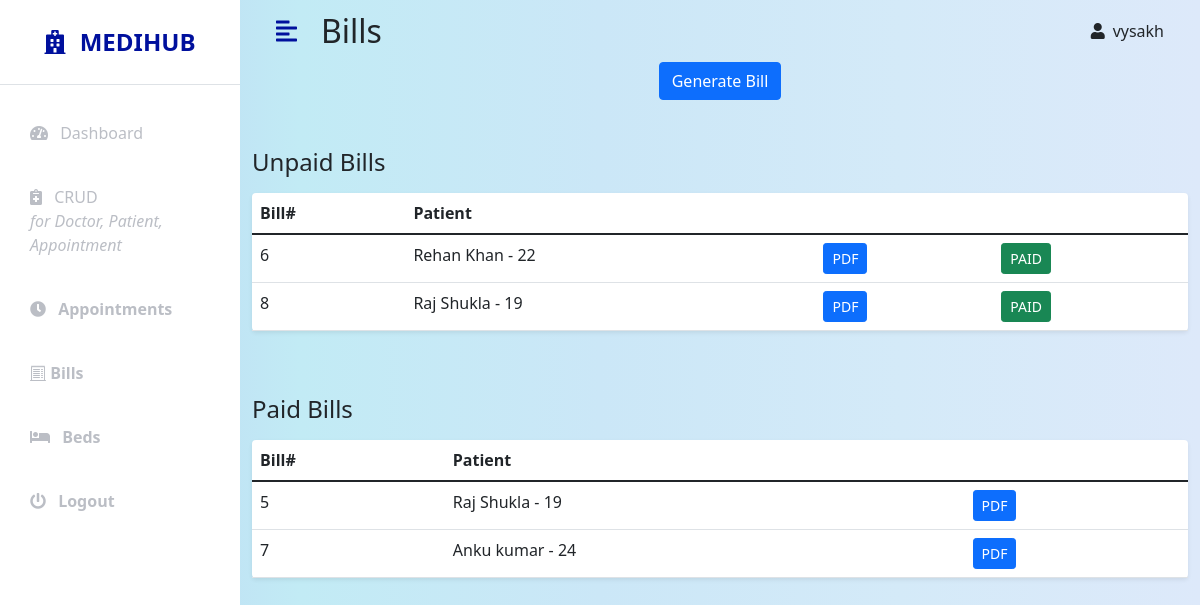
The app's page /adminapp/bills/ (signed in) with its own data.
### hospital/models.py (models this page shows, shortened)
class Bill(models.Model):
    patient = models.ForeignKey(Patient, on_delete=models.SET_NULL, null=True, blank=True)
    total = models.IntegerField(default=0)
    paid = models.BooleanField(default=False)
    date = models.DateField(auto_now_add=True)

class Patient(models.Model):
    GENDER_CHOICES = [
        ('M', 'Male'),
        ('F', 'Female'),
        ('X', 'Other'),
    ]
    user = models.OneToOneField(User, on_delete=models.CASCADE, null=True, blank=True)
    first_name = models.CharField(max_length=50, null=True, blank=True)
    last_name = models.CharField(max_length=50, null=True, blank=True)
    gender = models.CharField(max_length=1, choices=GENDER_CHOICES, null=True, blank=True)
    dob = models.DateField(null=True, blank=True)
    phone = models.CharField(max_length=10, null=True, blank=True)
    address = models.TextField(max_length=400, null=True, blank=True)
    email = models.CharField(max_length=100, null=True, blank=True)
    admitted = models.BooleanField(default=False)
    def __str__(self):
        return f'{self.first_name} {self.last_name} - {self.id}'

### adminapp/views.py (the view)
# urls.py: path('bills/', views.billListView, name='admin-bills'),
@login_required(login_url='admin-login')
@user_passes_test(is_admin, login_url='admin-login')
def billListView(request):
    unpaid_bills = Bill.objects.filter(paid=False)
    paid_bills = Bill.objects.filter(paid=True)
    context = {
        'unpaid_bills': unpaid_bills,
        'paid_bills': paid_bills,
    }
    return render(request, 'adminapp/bill_list.html', context)

### adminapp/views.py (called while the page is built)
def is_admin(user):
    return user.groups.filter(name = 'Administrators').exists()

### adminapp/templates/adminapp/bill_list.html
{% extends 'adminapp/base.html' %}
{% block content %}
<div class="container-fluid" id="page-content-wrapper">
    <nav class="navbar navbar-expand-lg navbar-light bg-transparent py-1 px-4">
        <div class="d-flex align-items-center justify-content-end">
            <i class="fas fa-align-left primary-text fs-4 me-3" id="menu-toggle"></i>
            <h2 class="fs-2 m-2">Bills</h2>
        </div>
        <div class="collapse navbar-collapse" id="navbarSupportedContent">
            <ul class="navbar-nav ms-auto mb-2 mb-lg-0">
                <li class="nav-item dropdown">
                        <i class="fas fa-user me-2"></i>{{user.username}}
                </li>
            </ul>
        </div>
    </nav>
    <h3 class="fs-4 mb-3 text-center"><a class="btn btn-primary"style="text-decoration:none !important"href="{% url 'generate-bill' %}">Generate Bill</a></h3>
    <div class="row my-5">
        <h3 class="fs-4 mb-3">Unpaid Bills</h3>
        <div class="col">
            <table class="table bg-white rounded shadow-sm  table-hover">
                <thead>
                    <tr>
                        <th scope="col">Bill# </th>
                        <th scope="col">Patient</th>
                        <th scope="col"></th>
                        <th scope="col"></th>
                    </tr>
                </thead>
                <tbody>
                    {% for bill in unpaid_bills %}
                    <tr>
                        <td>{{bill.id}}</td>
                        <td>{{bill.patient}}</td>
                        <td><a class="btn btn-primary btn-sm" href="{% url 'admin-bill' bill.id %}" target="_blank">PDF</a></td>
                        <td><a class="btn btn-success btn-sm"href="{% url 'bill-set-paid' bill.id %}">PAID</a></td>
                    </tr>
                    {% endfor %}
                </tbody>
            </table>
        </div>
    </div>
    <div class="row my-5">
        <h3 class="fs-4 mb-3">Paid Bills</h3>
        <div class="col">
            <table class="table bg-white rounded shadow-sm  table-hover">
                <thead>
                    <tr>
                        <th scope="col">Bill# </th>
                        <th scope="col">Patient</th>
                        <th scope="col"></th>
                    </tr>
                </thead>
                <tbody>
                    {% for bill in paid_bills %}
                    <tr>
                        <td>{{bill.id}}</td>
                        <td>{{bill.patient}}</td>
                        <td><a class="btn btn-primary btn-sm" href="{% url 'admin-bill' bill.id %}" target="_blank">PDF</a></td>
                    </tr>
                    {% endfor %}
                </tbody>
            </table>
        </div>
    </div>
</div>
{% endblock %}

### adminapp/static/css/style.css (style rules this page uses)
:root { --main-bg-color: #00189d; --main-text-color: #00109d; --second-text-color: #bbbec5; --second-bg-color: #c1e4ef; }
.primary-text { color: var(--main-text-color); }
#page-content-wrapper { min-width: 100vw; }
#menu-toggle { cursor: pointer; }
@media (min-width: 768px) { #page-content-wrapper { min-width: 0; width: 100%; } }

### records on screen
Bill: id "6", patient "Rehan Khan - 22"
Bill: id "8", patient "Raj Shukla - 19"
Bill: id "5", patient "Raj Shukla - 19"
Bill: id "7", patient "Anku kumar - 24"

### other values on screen
{{ user.username }} "vysakh"
